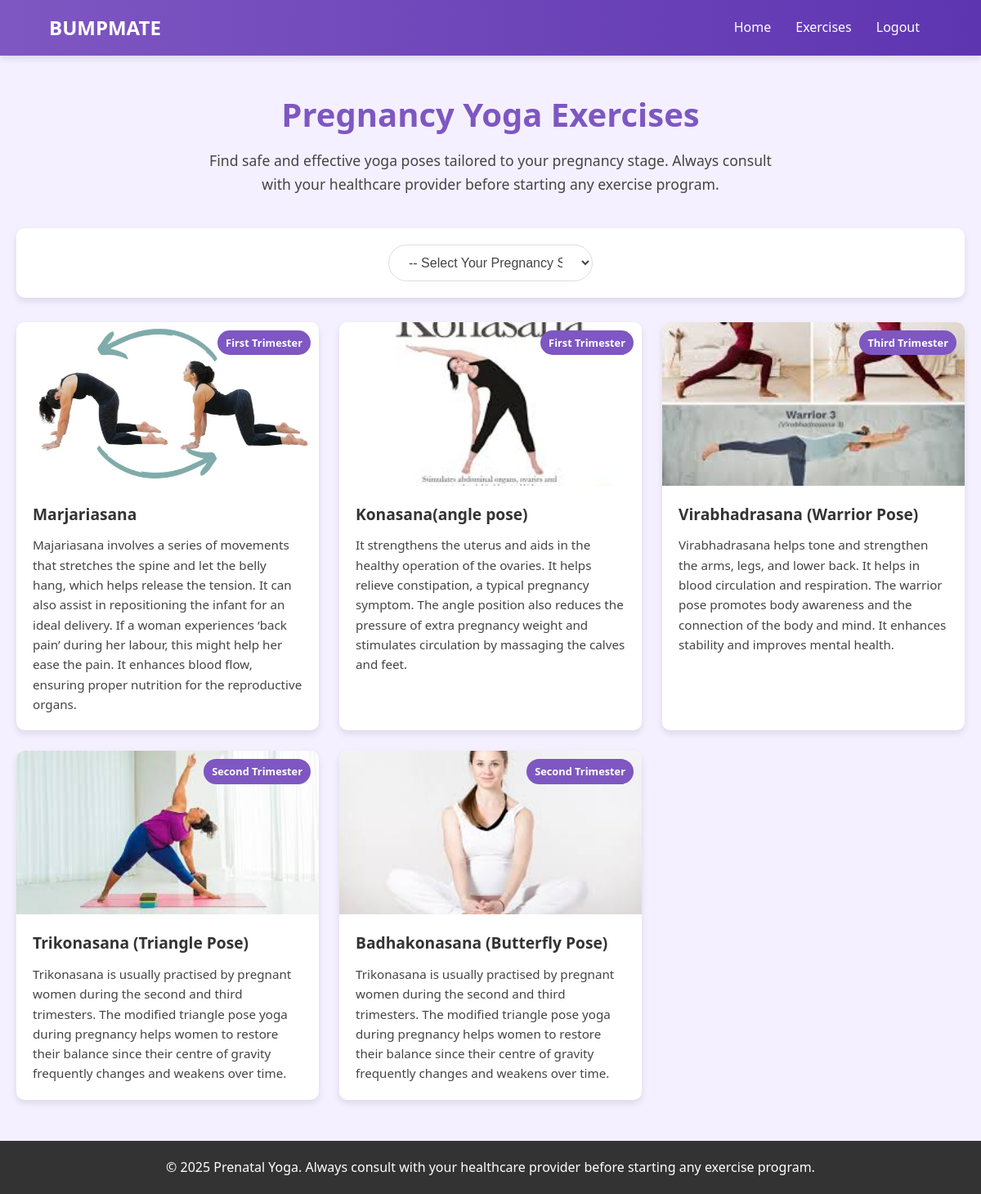
Screenshot of /exercise-yoga/ (signed in) with the database file from the repository.
### care/models.py (models this page shows, shortened)
class ExerciseYoga(models.Model):
    TRIMESTER_CHOICES = [
        (1, "First Trimester"),
        (2, "Second Trimester"),
        (3, "Third Trimester"),
        (4, "Postpartum"),
    ]
    name = models.CharField(max_length=255)
    description = models.TextField()
    image = models.ImageField(upload_to="exercise_yoga/")
    trimester = models.IntegerField(choices=TRIMESTER_CHOICES)  # New field for filtering

### care/views.py (the view)
# urls.py: path('exercise-yoga/',views.ExerciseYogaListView.as_view(), name='exercise_yoga_list'),
@method_decorator(decs,name="dispatch")
class ExerciseYogaListView(ListView):
    model = ExerciseYoga
    template_name = 'exercise_yoga_list.html'
    context_object_name = 'exercises'
    def get_queryset(self):
        trimester = self.request.GET.get('trimester')
        if trimester:
            return ExerciseYoga.objects.filter(trimester=trimester)
        return ExerciseYoga.objects.all()

### care/templates/exercise_yoga_list.html (shortened to what this page needs)
<!DOCTYPE html>
<html lang="en">
<head>
</head>
<body>
    <nav class="navbar">
        <div class="navbar-container">
            <div class="logo">BUMPMATE</div>
            <div class="nav-links">
                <a href="{%url 'home'%}">Home</a>
                <a href="{%url 'exercise_yoga_list'%}">Exercises</a>
                <a href="{%url 'logout'%}">Logout</a>
            </div>
        </div>
    </nav>
    <div class="container">
        <header>
            <h1>Pregnancy Yoga Exercises</h1>
            <p class="subtitle">Find safe and effective yoga poses tailored to your pregnancy stage. Always consult with your healthcare provider before starting any exercise program.</p>
        </header>
        <div class="filter">
            <form method="GET" action="{% url 'exercise_yoga_list' %}">
                <select name="trimester" onchange="this.form.submit()">
                    <option value="">-- Select Your Pregnancy Stage --</option>
                </select>
            </form>
        </div>
        <ul class="exercises-grid">
            {% for exercise in exercises %}
            <li class="exercise-card">
                <div class="card-image">
                    {% if exercise.image %}
                    <img src="{{ exercise.image.url }}" alt="{{ exercise.name }}">
                    {% else %}
                    <img src="/api/placeholder/400/200" alt="Placeholder">
                    {% endif %}
                    <span class="trimester-badge">{{ exercise.get_trimester_display }}</span>
                </div>
                <div class="card-content">
                    <h3>{{ exercise.name }}</h3>
                    <p>{{ exercise.description }}</p>
                </div>
            </li>
            {% empty %}
            <div class="empty-message">
                <p>No exercises available for the selected trimester. Please select a different stage or check back later.</p>
            </div>
            {% endfor %}
        </ul>
    </div>
    <footer>
        <p>&copy; 2025 Prenatal Yoga. Always consult with your healthcare provider before starting any exercise program.</p>
    </footer>
</body>
</html>

### care/templates/exercise_yoga_list.html (style rules this page uses)
:root { --primary-color: #7e57c2; --secondary-color: #b39ddb; --accent-color: #5e35b1; --light-color: #f5f0ff; --dark-color: #333; --text-color: #444; --shadow: 0 4px 8px rgba(0, 0, 0, 0.1); }
* { margin: 0; padding: 0; box-sizing: border-box; }
body { font-family: 'Segoe UI', Tahoma, Geneva, Verdana, sans-serif; line-height: 1.6; color: var(--text-color); background-color: var(--light-color); }
.navbar { background: linear-gradient(to right, var(--primary-color), var(--accent-color)); box-shadow: var(--shadow); position: sticky; top: 0; z-index: 1000; padding: 0 5%; }
.navbar-container { display: flex; justify-content: space-between; align-items: center; max-width: 1200px; margin: 0 auto; }
.logo { font-size: 1.5rem; font-weight: bold; color: white; padding: 15px 0; }
.nav-links { display: flex; }
.navbar a { color: white; text-decoration: none; padding: 20px 15px; display: block; transition: all 0.3s ease; position: relative; }
.navbar a:after { content: ''; position: absolute; width: 0; height: 2px; background: white; bottom: 10px; left: 50%; transform: translateX(-50%); transition: width 0.3s; }
.container { max-width: 1200px; margin: 40px auto; padding: 0 20px; }
header { text-align: center; margin-bottom: 40px; }
h1 { color: var(--primary-color); font-size: 2.5rem; margin-bottom: 10px; font-weight: 600; }
.subtitle { color: var(--text-color); font-size: 1.1rem; max-width: 700px; margin: 0 auto; }
.filter { background-color: white; padding: 20px; border-radius: 10px; box-shadow: var(--shadow); margin-bottom: 30px; text-align: center; }
.filter select { padding: 12px 20px; font-size: 16px; border-radius: 25px; border: 1px solid #ddd; background-color: white; color: var(--text-color); width: 250px; cursor: pointer; outline: none; transition: all 0.3s; }
.exercises-grid { display: grid; grid-template-columns: repeat(auto-fill, minmax(300px, 1fr)); gap: 25px; list-style-type: none; }
.exercise-card { background-color: white; border-radius: 10px; overflow: hidden; box-shadow: var(--shadow); transition: transform 0.3s ease, box-shadow 0.3s ease; }
.card-image { height: 200px; overflow: hidden; position: relative; }
.card-image img { width: 100%; height: 100%; object-fit: cover; transition: transform 0.5s ease; }
.trimester-badge { position: absolute; top: 10px; right: 10px; background-color: var(--primary-color); color: white; padding: 5px 10px; border-radius: 20px; font-size: 0.8rem; font-weight: bold; }
.card-content { padding: 20px; }
.card-content h3 { color: var(--dark-color); margin-bottom: 10px; font-size: 1.2rem; }
.card-content p { color: var(--text-color); font-size: 0.95rem; line-height: 1.6; }
footer { background-color: var(--dark-color); color: white; text-align: center; padding: 20px; margin-top: 50px; }

### rows the page displays
ExerciseYoga: image (picture), trimester "First Trimester", name "Marjariasana", description "Majariasana involves a series of movements that stretches the spine and let the belly hang, which helps release the tension. It can also assist in repositioning the infant for an ideal delivery. If a woman experiences ‘back pain’ during her labour, this might help her ease the pain. It enhances blood flow, ensuring proper nutrition for the reproductive organs."
ExerciseYoga: image (picture), trimester "First Trimester", name "Konasana(angle pose)", description "It strengthens the uterus and aids in the healthy operation of the ovaries. It helps relieve constipation, a typical pregnancy symptom. The angle position also reduces the pressure of extra pregnancy weight and stimulates circulation by massaging the calves and feet."
ExerciseYoga: image (picture), trimester "Third Trimester", name "Virabhadrasana (Warrior Pose)", description "Virabhadrasana helps tone and strengthen the arms, legs, and lower back. It helps in blood circulation and respiration. The warrior pose promotes body awareness and the connection of the body and mind. It enhances stability and improves mental health."
ExerciseYoga: image (picture), trimester "Second Trimester", name "Trikonasana (Triangle Pose)", description "Trikonasana is usually practised by pregnant women during the second and third trimesters. The modified triangle pose yoga during pregnancy helps women to restore their balance since their centre of gravity frequently changes and weakens over time."
ExerciseYoga: image (picture), trimester "Second Trimester", name "Badhakonasana (Butterfly Pose)", description "Trikonasana is usually practised by pregnant women during the second and third trimesters. The modified triangle pose yoga during pregnancy helps women to restore their balance since their centre of gravity frequently changes and weakens over time."
